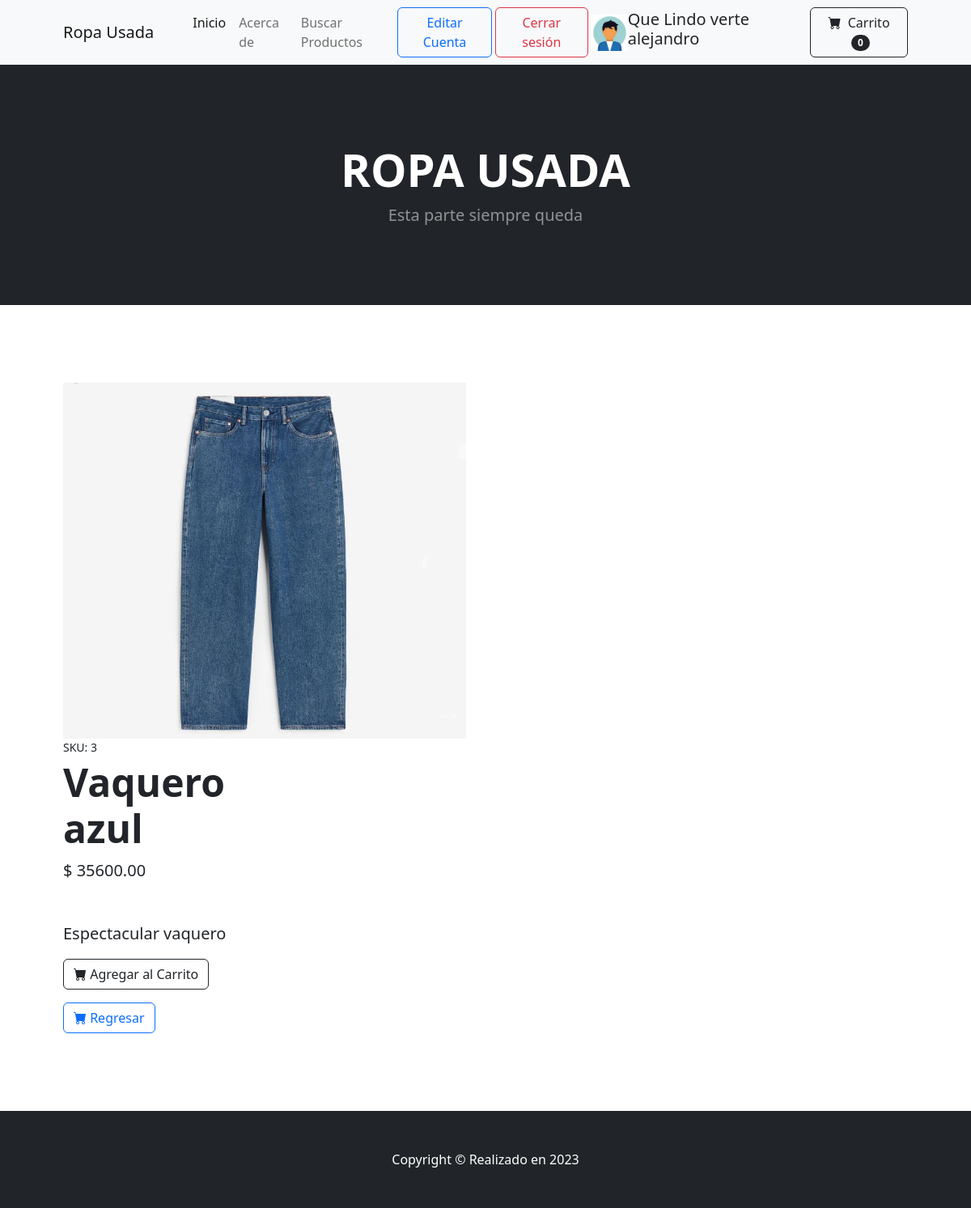
The app's page /class-detalle-producto/3/ (signed in) with its own data.
### MiApp/models.py (models this page shows, shortened)
class Productos(models.Model):
    nombre     = models.CharField(max_length=80)
    categoria  = models.CharField(max_length=20)
    precio     = models.DecimalField(max_digits=19, decimal_places=2)
    descrip    = models.TextField(blank=True)
    imagen     = models.ImageField(upload_to='productos', null=True, blank = True)

### MiApp/views.py (the view)
# urls.py: path('class-detalle-producto/<pk>/', views.ProductoDetailView.as_view(), name="Pro_Det"),
class ProductoDetailView(DetailView):
    model = Productos
    template_name = "MiApp/detalle_class.html"

### CarritoApp/context_processors.py (called while the page is built)
def total_carrito (request):
    total = 0
    totitem = 0
    if request.user.is_authenticated:
        if request.session.get("carrito"):
            for key , value in request.session["carrito"].items():
                total += float(value["acumulado"])
                totitem += int(value["cantidad"])
    return {"total_carrito" : total,
            "total_items" : totitem}

### MiApp/context_processors.py (called while the page is built)
def custom_avatar(request):
    context = auth(request)
    user = context['user']
    if user.is_authenticated:
        try:
            image = User1.objects.get(user= request.user.id)
            mi_avatar = image.dame_ruta()
        except:
            mi_avatar = ""
        if len(mi_avatar) > 0:
            context['mi_avatar'] = mi_avatar
        else:
            context['mi_avatar'] = f"{settings.MEDIA_URL}avatares/generico.png"
    return context

### MiApp/models.py (called while the page is built)
    def dame_ruta(self):
        return f"{settings.MEDIA_URL}{self.imagen}"

### MiApp/templates/MiApp/detalle_class.html (shortened to what this page needs)
{% extends 'MiApp/base.html' %}
{% load static %}
{% block seccion1 %}
<section class="py-5">
    <div class="container px-4 px-lg-5 my-5">
        <div class="row gx-4 gx-lg-5 align-items-center">
            {% if productos.imagen %}
                <div class="col-md-6"><img class="card-img-top mb-5 mb-md-0" src="/media/{{ productos.imagen}}" alt="..."/>
            {% else %}
                <div class="col-md-6"><img class="card-img-top mb-5 mb-md-0" src="/media/productos/sinfoto.png" alt="..." />
            {% endif %}
            <div class="col-md-6">
                <div class="small mb-1">SKU: {{productos.id}} </div>
                <h1 class="display-5 fw-bolder">{{productos.nombre}}</h1>
                <div class="fs-5 mb-5">
                    <span>$ {{productos.precio}}</span>
                </div>
                <p class="lead">{{productos.descrip}}</p>
                <div class="d-flex">
                    <a type="button" class="btn btn-outline-dark flex-shrink-0 bi-cart-fill me-1" href="{% url 'add_carrito' productos.id %}"> Agregar al Carrito </a>
                </div>
                <div class="d-flex">
                    <a type="button" class="btn btn-outline-primary bi-cart-fill me-1" href="{% url 'List' %}"> Regresar </a>
                </div>
            </div>
        </div>
    </div>
</section>
{% endblock seccion1 %}

### MiApp/templates/MiApp/base.html (shortened to what this page needs)
<!DOCTYPE html>
{% load static %}
<html lang="en">
    <head>
        <link href="https://cdn.jsdelivr.net/npm/bootstrap-icons@1.5.0/font/bootstrap-icons.css" rel="stylesheet" />
        <link href="{% static 'MiApp/css/styles.css' %}" rel="stylesheet" />
    </head>
    <body>
        <nav class="navbar navbar-expand-lg navbar-light bg-light">
            <div class="container px-4 px-lg-5">
                <a class="navbar-brand" href="#!">Ropa Usada</a>
                <div class="collapse navbar-collapse" id="navbarSupportedContent">
                    <ul class="navbar-nav me-auto mb-2 mb-lg-0 ms-lg-4">
                        <li class="nav-item"><a class="nav-link active" aria-current="page" href="{% url 'List' %}">Inicio</a></li>
                        <li class="nav-item"><a class="nav-link" href="{% url 'About' %}">Acerca de</a></li>
                        <li class="nav-item"><a class="nav-link" href="{% url 'BuscarProducto' %}">Buscar Productos</a></li>
                    </ul>
                    {% if request.user.is_authenticated %}
                        <a type="button" class="btn btn-outline-primary me-1" href="{% url 'Edit' %}"> Editar Cuenta </a>
                        <a type="button" class="btn btn-outline-danger me-1" href="{% url 'Logout' %}"> Cerrar sesión </a>
                        {% if mi_avatar %}
                            <img style=" height:45px; width:45px;" src="{{mi_avatar}}" alt="">
                        {% endif %}
                        <h5> Que Lindo verte {{user.username}}</h5>
                        <a type="button" class="btn btn-outline-dark" href="{% url 'read_carrito' %}">
                            <i class="bi-cart-fill me-1"></i>
                            Carrito
                            <span class="badge bg-dark text-white ms-1 rounded-pill">{{total_items}}</span>
                        </a>
                        {% else %}
                        <a type="button" class="btn btn-outline-primary me-1" href="{% url 'Registro' %}"> Registrarse </a>
                        <a type="button" class="btn btn-outline-danger me-1" href="{% url 'Login' %}"> Ingresar </a>
                    {% endif %}
                </div>
            </div>
        </nav>
        <header class="bg-dark py-5">
            <div class="container px-4 px-lg-5 my-5">
                <div class="text-center text-white">
                    <h1 class="display-4 fw-bolder">ROPA USADA</h1>
                    <p class="lead fw-normal text-white-50 mb-0">Esta parte siempre queda</p>
                </div>
            </div>
        </header>
       {%  block seccion1 %}
       {%  endblock seccion1 %}
        <footer class="py-5 bg-dark">
            <div class="container"><p class="m-0 text-center text-white">Copyright &copy; Realizado en 2023</p></div>
        </footer>
    </body>
</html>

### records on screen
Productos: imagen (picture), id "3", nombre "Vaquero azul", precio "35600.00", descrip "Espectacular vaquero"

### other values on screen
{{ user.username }} "alejandro"
{{ total_items }} "0"
